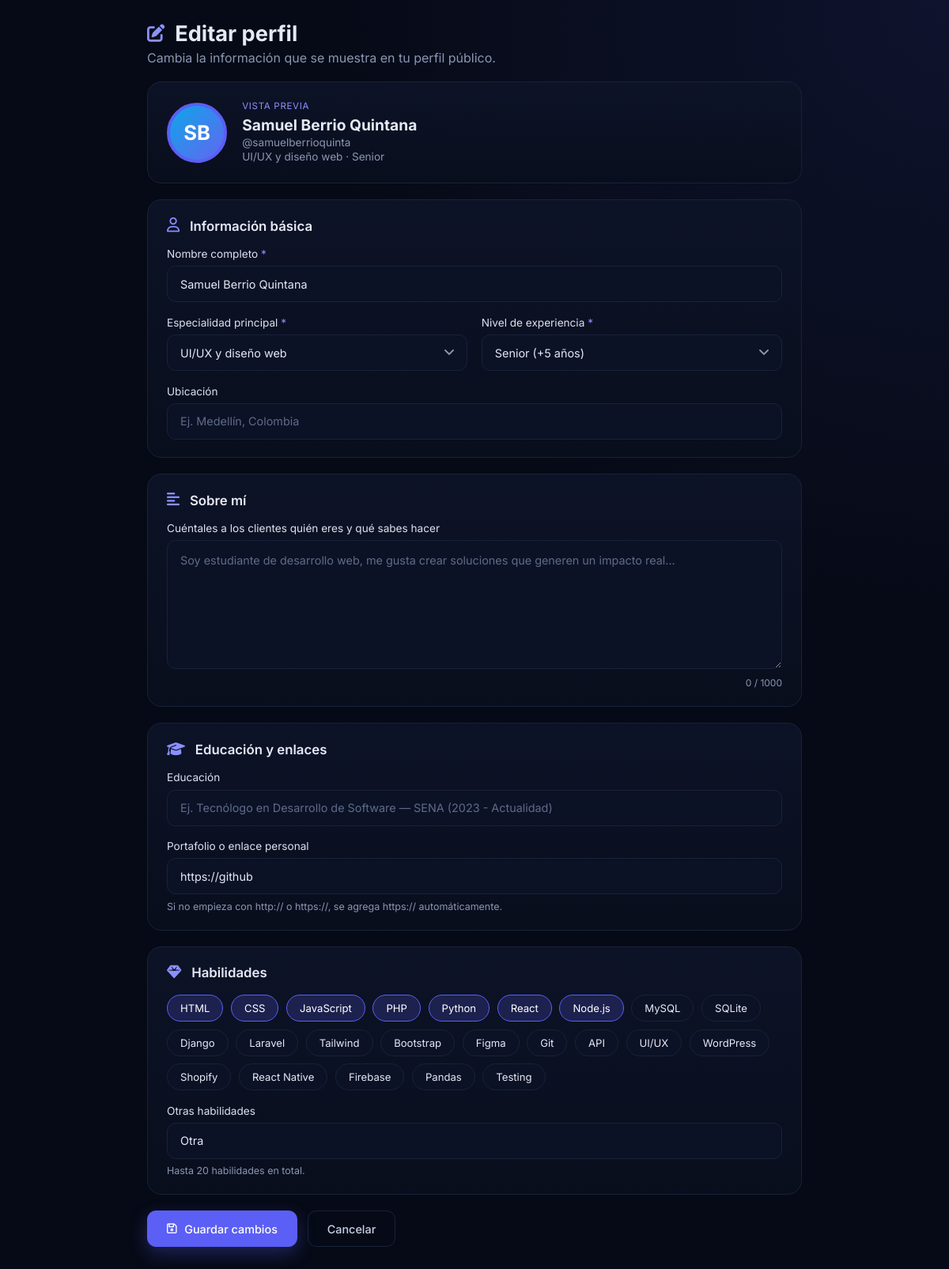
/editar_perfil.php (signed in), run on the app's committed database.
### tables this page shows
CREATE TABLE usuarios (
            id INTEGER PRIMARY KEY AUTOINCREMENT,
            tipo TEXT NOT NULL,
            nombre TEXT NOT NULL,
            email TEXT NOT NULL UNIQUE,
            password_hash TEXT NOT NULL,
            especialidad TEXT,
            nivel TEXT,
            portafolio TEXT,
            habilidades TEXT,
            created_at DATETIME DEFAULT CURRENT_TIMESTAMP
        , bio TEXT NULL, ubicacion TEXT NULL, educacion TEXT NULL);

### editar_perfil.php (the view, shortened to what this page needs)
<?php
require_once('db.php');
function h($v) { return htmlspecialchars((string)$v, ENT_QUOTES, 'UTF-8'); }
$especialidades = [
    'frontend' => 'Frontend', 'backend' => 'Backend', 'fullstack' => 'Full Stack', 'movil' => 'Desarrollo móvil',
    'uiux' => 'UI/UX y diseño web', 'datos' => 'Datos y automatización', 'qa' => 'QA y optimización',
];
$niveles = ['junior' => 'Junior (0 – 2 años)', 'semisenior' => 'Semi Senior (2 – 5 años)', 'senior' => 'Senior (+5 años)'];
$catalogo = [
    'HTML', 'CSS', 'JavaScript', 'PHP', 'Python', 'React', 'Node.js', 'MySQL', 'SQLite', 'Django', 'Laravel', 'Tailwind',
    'Bootstrap', 'Figma', 'Git', 'API', 'UI/UX', 'WordPress', 'Shopify', 'React Native', 'Firebase', 'Pandas', 'Testing',
];
$uid = (int)($_SESSION['user_id'] ?? 0);
$conexion = $pdo ?? null;
$usuario = null;
if ($uid > 0 && $conexion instanceof PDO) {
    try {
        $st = $conexion->prepare('SELECT * FROM usuarios WHERE id = ?');
        $st->execute([$uid]);
        $usuario = $st->fetch(PDO::FETCH_ASSOC) ?: null;
    } catch (PDOException $e) {
        error_log('editar_perfil.php: ' . $e->getMessage());
    }
}
$old = [
    'nombre' => '', 'especialidad' => '', 'nivel' => '', 'ubicacion' => '', 'bio' => '',
    'educacion' => '', 'portafolio' => '', 'skills' => [], 'otras' => '',
];
if ($usuario) {
    foreach (['nombre', 'especialidad', 'nivel', 'ubicacion', 'bio', 'educacion', 'portafolio'] as $c) {
        $old[$c] = (string)($usuario[$c] ?? '');
    }
    $mapaCat = array_combine(array_map('mb_strtolower', $catalogo), $catalogo);
    $otras = [];
    foreach (array_filter(array_map('trim', explode(',', (string)($usuario['habilidades'] ?? '')))) as $s) {
        $k = mb_strtolower($s);
        if (isset($mapaCat[$k])) { $old['skills'][] = $mapaCat[$k]; } else { $otras[] = $s; }
    }
    $old['otras'] = implode(', ', $otras);
}
$iniciales = '';
$handle = '';
if ($usuario) {
    foreach (array_slice(preg_split('/\s+/', trim($old['nombre'])), 0, 2) as $p) {
        $iniciales .= mb_strtoupper(mb_substr($p, 0, 1));
    }
    $ascii = @iconv('UTF-8', 'ASCII//TRANSLIT', $old['nombre']);
    $handle = substr(strtolower(preg_replace('/[^a-z0-9]/i', '', $ascii ?: $old['nombre'])), 0, 18);
}
$gradientes = [['#6366f1', '#a855f7'], ['#0ea5e9', '#6366f1'], ['#10b981', '#0ea5e9'], ['#ec4899', '#8b5cf6'], ['#f59e0b', '#ef4444'], ['#14b8a6', '#4f46e5']];
$grad = $gradientes[$uid % count($gradientes)];
$rolTexto = trim(($especialidades[$old['especialidad']] ?? '') . (isset($especialidades[$old['especialidad']], $niveles[$old['nivel']]) ? ' · ' : '') . (isset($niveles[$old['nivel']]) ? explode(' (', $niveles[$old['nivel']])[0] : ''));
?>
<!DOCTYPE html>
<html lang="es">
<head>
    <link rel="stylesheet" href="https://cdnjs.cloudflare.com/ajax/libs/font-awesome/6.5.1/css/all.min.css">
</head>
<body>
<div class="shell">
    <div class="content">
<?php if (!$usuario): ?>
        <main class="page">
            <section class="card notice">
                <i class="fa-solid fa-lock"></i>
                <h1>Inicia sesión para editar tu perfil</h1>
                <p>Necesitas una cuenta de programador con la sesión iniciada para cambiar tu información.</p>
                <div class="actions" style="justify-content:center">
                    <a href="registro.php" class="btn primary"><i class="fa-solid fa-user-plus"></i> Crear cuenta</a>
                    <a href="index.php" class="btn ghost"><i class="fa-solid fa-house"></i> Ir al inicio</a>
                </div>
            </section>
        </main>
<?php else: ?>
        <main class="page">
            <div class="title">
                <h1><i class="fa-solid fa-pen-to-square"></i> Editar perfil</h1>
                <p>Cambia la información que se muestra en tu perfil público.</p>
            </div>
            <section class="card preview" aria-label="Vista previa">
                <div class="pv-avatar" id="pvAvatar" style="background:linear-gradient(135deg,<?php echo $grad[0]; ?>,<?php echo $grad[1]; ?>)"><?php echo h($iniciales); ?></div>
                <div>
                    <div class="pv-tag">Vista previa</div>
                    <div class="pv-name" id="pvNombre"><?php echo h($old['nombre']); ?></div>
                    <div class="pv-meta">@<span id="pvHandle"><?php echo h($handle); ?></span></div>
                    <div class="pv-meta" id="pvRol"><?php echo h($rolTexto); ?></div>
                </div>
            </section>
            <form method="POST" action="editar_perfil.php" style="display:grid;gap:1.25rem" id="formPerfil">
                <section class="card">
                    <h2><i class="fa-regular fa-user"></i> Información básica</h2>
                    <div class="field">
                        <label class="lbl" for="nombre">Nombre completo <span class="req">*</span></label>
                        <input type="text" id="nombre" name="nombre" maxlength="120" required autocomplete="name" value="<?php echo h($old['nombre']); ?>">
                    </div>
                    <div class="row2 field">
                        <div>
                            <label class="lbl" for="especialidad">Especialidad principal <span class="req">*</span></label>
                            <select id="especialidad" name="especialidad" required>
                                <?php foreach ($especialidades as $v => $l): ?>
                                    <option value="<?php echo h($v); ?>" <?php echo $old['especialidad'] === $v ? 'selected' : ''; ?>><?php echo h($l); ?></option>
                                <?php endforeach; ?>
                            </select>
                        </div>
                        <div>
                            <label class="lbl" for="nivel">Nivel de experiencia <span class="req">*</span></label>
                            <select id="nivel" name="nivel" required>
                                <?php foreach ($niveles as $v => $l): ?>
                                    <option value="<?php echo h($v); ?>" <?php echo $old['nivel'] === $v ? 'selected' : ''; ?>><?php echo h($l); ?></option>
                                <?php endforeach; ?>
                            </select>
                        </div>
                    </div>
                    <div class="field">
                        <label class="lbl" for="ubicacion">Ubicación</label>
                        <input type="text" id="ubicacion" name="ubicacion" maxlength="120" placeholder="Ej. Medellín, Colombia" autocomplete="address-level2" value="<?php echo h($old['ubicacion']); ?>">
                    </div>
                </section>
                <section class="card">
                    <h2><i class="fa-solid fa-align-left"></i> Sobre mí</h2>
                    <div class="field">
                        <label class="lbl" for="bio">Cuéntales a los clientes quién eres y qué sabes hacer</label>
                        <textarea id="bio" name="bio" maxlength="<?php echo MAX_BIO; ?>" rows="6" placeholder="Soy estudiante de desarrollo web, me gusta crear soluciones que generen un impacto real..."><?php echo h($old['bio']); ?></textarea>
                        <div class="counter" id="bioCount">0 / <?php echo MAX_BIO; ?></div>
                    </div>
                </section>
                <section class="card">
                    <h2><i class="fa-solid fa-graduation-cap"></i> Educación y enlaces</h2>
                    <div class="field">
                        <label class="lbl" for="educacion">Educación</label>
                        <input type="text" id="educacion" name="educacion" maxlength="255" placeholder="Ej. Tecnólogo en Desarrollo de Software — SENA (2023 - Actualidad)" value="<?php echo h($old['educacion']); ?>">
                    </div>
                    <div class="field">
                        <label class="lbl" for="portafolio">Portafolio o enlace personal</label>
                        <input type="text" id="portafolio" name="portafolio" maxlength="255" inputmode="url" placeholder="GitHub, Behance, sitio web..." value="<?php echo h($old['portafolio']); ?>">
                        <p class="hint">Si no empieza con http:// o https://, se agrega https:// automáticamente.</p>
                    </div>
                </section>
                <section class="card">
                    <h2><i class="fa-solid fa-gem"></i> Habilidades</h2>
                    <div class="pills" role="group" aria-label="Habilidades">
                        <?php foreach ($catalogo as $sk): ?>
                            <label class="pill">
                                <span><?php echo h($sk); ?></span>
                            </label>
                        <?php endforeach; ?>
                    </div>
                    <div class="field">
                        <label class="lbl" for="otras">Otras habilidades</label>
                        <input type="text" id="otras" name="otras" placeholder="Separadas por coma: Vue, Laravel, Docker" value="<?php echo h($old['otras']); ?>">
                        <p class="hint">Hasta 20 habilidades en total.</p>
                    </div>
                </section>
                <div class="actions">
                    <button type="submit" class="btn primary" id="btnGuardar"><i class="fa-regular fa-floppy-disk"></i> Guardar cambios</button>
                    <a href="perfil.php?id=<?php echo $uid; ?>" class="btn ghost">Cancelar</a>
                </div>
            </form>
        </main>
<?php endif; ?>
    </div>
</div>
</body>
</html>

### editar_perfil.php (style rules this page uses)
:root { --bg: #060a16; --line: #18223a; --field: #0b1226; --accent: #5b5ff5; --accent-soft: #8b90ff; --text: #e5e9f5; --muted: #8a96b3; --ok: #34d399; }
* { box-sizing: border-box; }
html, body { margin: 0; }
body { font-family: 'Inter', system-ui, sans-serif; color: var(--text); min-height: 100vh; background: radial-gradient(circle at 100% 0%, rgba(91,95,245,.10), transparent 40%), var(--bg); }
a { color: inherit; }
.shell { display: flex; min-height: 100vh; }
.content { flex: 1; min-width: 0; }
.page { max-width: 900px; margin: 0 auto; padding: 1.6rem clamp(1rem, 3vw, 2.5rem) 3rem; display: grid; gap: 1.25rem; }
.title h1 { margin: 0 0 .3rem; font-size: 1.7rem; font-weight: 700; display: flex; align-items: center; gap: .8rem; }
.title h1 i { color: var(--accent-soft); font-size: 1.4rem; }
.title p { margin: 0; color: var(--muted); }
.card { background: linear-gradient(180deg, rgba(13,20,40,.9), rgba(9,14,29,.95)); border: 1px solid var(--line); border-radius: 18px; padding: 1.4rem 1.5rem; }
.card h2 { margin: 0 0 1.1rem; font-size: 1.05rem; font-weight: 600; display: flex; align-items: center; gap: .8rem; }
.card h2 i { color: var(--accent-soft); font-size: 1.15rem; }
.preview { display: flex; align-items: center; gap: 1.2rem; }
.pv-avatar { flex: none; width: 76px; height: 76px; border-radius: 50%; display: grid; place-items: center; font-size: 1.6rem; font-weight: 700; color: #fff; border: 4px solid var(--accent); }
.pv-name { font-size: 1.2rem; font-weight: 700; word-break: break-word; }
.pv-meta { color: var(--muted); font-size: .85rem; margin-top: .15rem; }
.pv-tag { color: var(--accent-soft); font-size: .72rem; text-transform: uppercase; letter-spacing: .06em; margin-bottom: .3rem; }
.row2 { display: grid; grid-template-columns: 1fr 1fr; gap: 1.1rem; }
.field { margin-bottom: 1.1rem; }
.field:last-child { margin-bottom: 0; }
label.lbl { display: block; font-size: .85rem; color: #dbe1f2; margin-bottom: .45rem; }
.req { color: var(--accent-soft); }
input[type=text], input[type=url], select, textarea { width: 100%; background: var(--field); border: 1px solid var(--line); border-radius: 11px; color: var(--text); font: inherit; font-size: .9rem; padding: 0 1rem; height: 46px; transition: border-color .15s, box-shadow .15s; }
textarea { height: auto; min-height: 130px; padding: .85rem 1rem; line-height: 1.55; resize: vertical; }
select { appearance: none; -webkit-appearance: none; cursor: pointer; padding-right: 2.4rem; background-repeat: no-repeat; background-position: right 1rem center; }
select option { background: #0b1226; color: var(--text); }
input::placeholder, textarea::placeholder { color: #5f6b88; }
.hint { color: var(--muted); font-size: .78rem; margin: .45rem 0 0; }
.counter { text-align: right; color: var(--muted); font-size: .75rem; margin-top: .35rem; }
.pills { display: flex; flex-wrap: wrap; gap: .6rem; margin-bottom: 1.1rem; }
.pill { position: relative; cursor: pointer; }
.pill span { display: inline-flex; align-items: center; padding: .5rem 1rem; border: 1px solid var(--line); border-radius: 999px; background: var(--field); font-size: .82rem; transition: all .15s; }
.pill input:checked + span { border-color: var(--accent); background: rgba(91,95,245,.2); color: #fff; }
.actions { display: flex; gap: .8rem; flex-wrap: wrap; }
.btn { display: inline-flex; align-items: center; justify-content: center; gap: .6rem; height: 46px; padding: 0 1.5rem; border-radius: 11px; border: 1px solid #3b3f9e; background: #1b2150; color: #fff; font: inherit; font-size: .9rem; font-weight: 500; cursor: pointer; text-decoration: none; transition: background .15s; }
.btn.primary { background: var(--accent); border-color: var(--accent); box-shadow: 0 8px 22px rgba(91,95,245,.3); }
.btn.ghost { background: transparent; border-color: var(--line); color: #c9d1ea; }

### data on the page
usuarios: nombre "Samuel Berrio Quintana", nombre "samuelberrioquinta", rolTexto "UI/UX y diseño web · Senior", especialidad "UI/UX y diseño web", nivel "Senior (+5 años)", portafolio "https://github"

### other printed values
$iniciales "SB"
$sk "HTML"
$sk "CSS"
$sk "JavaScript"
$sk "PHP"
$sk "Python"
$sk "React"
$sk "Node.js"
$sk "MySQL"
$sk "SQLite"
$sk "Django"
$sk "Laravel"
$sk "Tailwind"
$sk "Bootstrap"
$sk "Figma"
